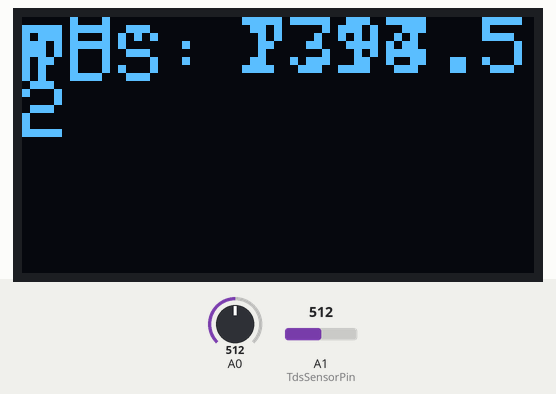
Simulated run of this sketch. Board: Arduino Uno, built with avr-gcc and run on an emulated ATmega328P. Parts: 128×64 one-colour display. Inputs (shaded band) come from the test bench; at power-on: A0 = 512, A1 (TdsSensorPin) = 512. EEPROM starts erased; what the sketch prints to the serial monitor is not drawn.

Above: at 2.9 s.
3.0 s: A0 set to 490
At 7.6 s:
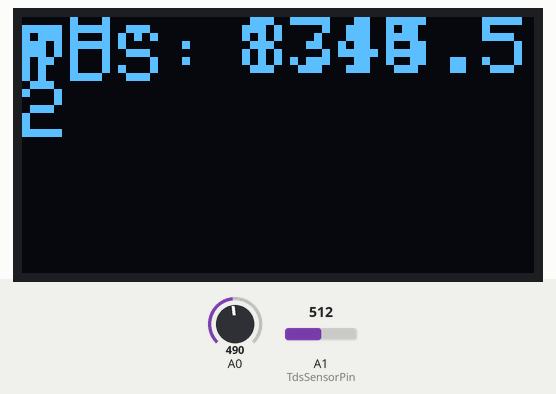
8.5 s: A1 (TdsSensorPin) set to 490
At 12.2 s:
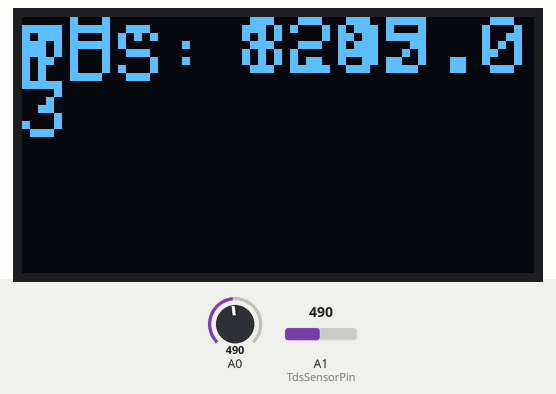
13.1 s: A0 set to 510
At 16.7 s:
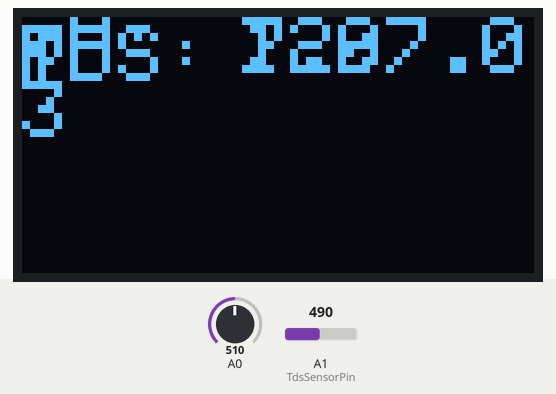
17.8 s: A1 (TdsSensorPin) set to 510
At 21.3 s:
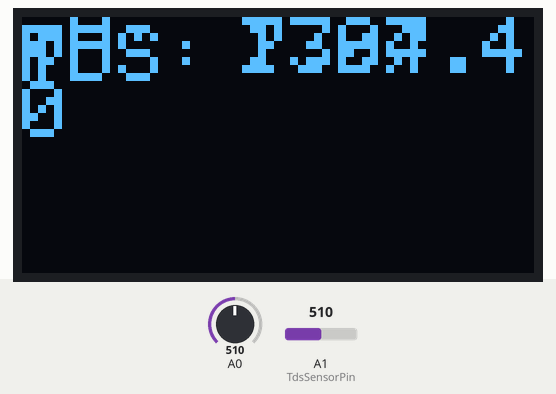
Timing chart, 0 to 22.8 s (numbered marks = the images above; inputs shaded):
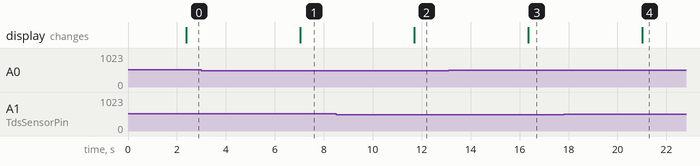

The sketch:

tdph.ino.ino
```cpp
#include <Wire.h>
#include <Adafruit_GFX.h>
#include <Adafruit_SSD1306.h>
#include <SimpleTimer.h>

SimpleTimer timer;

float calibration_value = 21.34 - 0.7;
int phval = 0;
unsigned long int avgval;
int buffer_arr[10],temp;

float ph_act;
// for the OLED display

#define SCREEN_WIDTH 128 // OLED display width, in pixels
#define SCREEN_HEIGHT 64 // OLED display height, in pixels

#include <EEPROM.h>
#include <GravityTDS.h>

#define TdsSensorPin A1
GravityTDS gravityTds;

float temperature = 25,tdsValue = 0;

// Declaration for an SSD1306 display connected to I2C (SDA, SCL pins)
#define OLED_RESET     -1 // Reset pin # (or -1 if sharing Arduino reset pin)
Adafruit_SSD1306 display(SCREEN_WIDTH, SCREEN_HEIGHT, &Wire, OLED_RESET);

void setup()
{
  Wire.begin();
 Serial.begin(115200);
  display.begin(SSD1306_SWITCHCAPVCC, 0x3C);
  display.clearDisplay();
  display.setTextColor(WHITE);
  gravityTds.setPin(TdsSensorPin);
  gravityTds.setAref(5.0);  //reference voltage on ADC, default 5.0V on Arduino UNO
  gravityTds.setAdcRange(1024);  //1024 for 10bit ADC;4096 for 12bit ADC
  gravityTds.begin();

 unsigned long int x =500;
timer.setInterval(x);
}
void loop() {
  timer.reset(); // Initiates SimpleTimer
 for(int i=0;i<10;i++)
 {
 buffer_arr[i]=analogRead(A0);
 delay(30);
 }
 for(int i=0;i<9;i++)
 {
 for(int j=i+1;j<10;j++)
 {
 if(buffer_arr[i]>buffer_arr[j])
 {
 temp=buffer_arr[i];
 buffer_arr[i]=buffer_arr[j];
 buffer_arr[j]=temp;
 }
 }
 }
 avgval=0;
 for(int i=2;i<8;i++)
 avgval+=buffer_arr[i];
 float volt=(float)avgval*5.0/1024/7;
  ph_act = -5.70 * volt-0.5 + calibration_value;

 Serial.print("pH Val: ");
 Serial.print(ph_act);
 Serial.println("");
 delay(1000);

    // temperature = readTemperature();  //add your temperature sensor and read it
  gravityTds.setTemperature(temperature);  // set the temperature and execute temperature compensation
  gravityTds.update();  //sample and calculate
  tdsValue = gravityTds.getTdsValue();  // then get the value
  Serial.print(tdsValue,0);
  Serial.println("ppm");
  delay(1000);
   display_pHValue();
}

void display_pHValue()
{
     // display on Oled display

   // Oled display
  display.clearDisplay();
  display.setTextSize(2);
  display.setCursor(0,0); // column row
  display.print("pH:");

  display.setTextSize(2);
  display.setCursor(55, 0);
  display.print(ph_act);

  display.setTextSize(2);
  display.setCursor(0,2); // column row
  display.print("TDS:");

  display.setTextSize(2);
  display.setCursor(55, 0);
  display.print(tdsValue);
  display.display();


}
```

GravityTDS.cpp
```cpp
// (licence header left out)
#include <EEPROM.h>
#include "GravityTDS.h"

#define EEPROM_write(address, p) {int i = 0; byte *pp = (byte*)&(p);for(; i < sizeof(p); i++) EEPROM.write(address+i, pp[i]);}
#define EEPROM_read(address, p)  {int i = 0; byte *pp = (byte*)&(p);for(; i < sizeof(p); i++) pp[i]=EEPROM.read(address+i);}

GravityTDS::GravityTDS()
{
    this->pin = A1;
    this->temperature = 25.0;
    this->aref = 5.0;
    this->adcRange = 1024.0;
    this->kValueAddress = 8;
    this->kValue = 1.0;
}

GravityTDS::~GravityTDS()
{
}

void GravityTDS::setPin(int pin)
{
	this->pin = pin;
}

void GravityTDS::setTemperature(float temp)
{
	this->temperature = temp;
}

void GravityTDS::setAref(float value)
{
	this->aref = value;
}

void GravityTDS::setAdcRange(float range)
{
      this->adcRange = range;
}

void GravityTDS::setKvalueAddress(int address)
{
      this->kValueAddress = address;
}

void GravityTDS::begin()
{
	pinMode(this->pin,INPUT);
	readKValues();
}

float GravityTDS::getKvalue()
{
	return this->kValue;
}

void GravityTDS::update()
{
	this->analogValue = analogRead(this->pin);
	this->voltage = this->analogValue/this->adcRange*this->aref;
	this->ecValue=(133.42*this->voltage*this->voltage*this->voltage - 255.86*this->voltage*this->voltage + 857.39*this->voltage)*this->kValue;
	this->ecValue25  =  this->ecValue / (1.0+0.02*(this->temperature-25.0));  //temperature compensation
	this->tdsValue = ecValue25 * TdsFactor;
	if(cmdSerialDataAvailable() > 0)
        {
            ecCalibration(cmdParse());  // if received serial cmd from the serial monitor, enter into the calibration mode
        }
}

float GravityTDS::getTdsValue()
{
	return tdsValue;
}

float GravityTDS::getEcValue()
{
      return ecValue25;
}


void GravityTDS::readKValues()
{
    EEPROM_read(this->kValueAddress, this->kValue);
    if(EEPROM.read(this->kValueAddress)==0xFF && EEPROM.read(this->kValueAddress+1)==0xFF && EEPROM.read(this->kValueAddress+2)==0xFF && EEPROM.read(this->kValueAddress+3)==0xFF)
    {
      this->kValue = 1.0;   // default value: K = 1.0
      EEPROM_write(this->kValueAddress, this->kValue);
    }
}

boolean GravityTDS::cmdSerialDataAvailable()
{
  char cmdReceivedChar;
  static unsigned long cmdReceivedTimeOut = millis();
  while (Serial.available()>0)
  {
    if (millis() - cmdReceivedTimeOut > 500U)
    {
      cmdReceivedBufferIndex = 0;
      memset(cmdReceivedBuffer,0,(ReceivedBufferLength+1));
    }
    cmdReceivedTimeOut = millis();
    cmdReceivedChar = Serial.read();
    if (cmdReceivedChar == '\n' || cmdReceivedBufferIndex==ReceivedBufferLength){
		cmdReceivedBufferIndex = 0;
		strupr(cmdReceivedBuffer);
		return true;
    }else{
      cmdReceivedBuffer[cmdReceivedBufferIndex] = cmdReceivedChar;
      cmdReceivedBufferIndex++;
    }
  }
  return false;
}

byte GravityTDS::cmdParse()
{
  byte modeIndex = 0;
  if(strstr(cmdReceivedBuffer, "ENTER") != NULL)
      modeIndex = 1;
  else if(strstr(cmdReceivedBuffer, "EXIT") != NULL)
      modeIndex = 3;
  else if(strstr(cmdReceivedBuffer, "CAL:") != NULL)
      modeIndex = 2;
  return modeIndex;
}

void GravityTDS::ecCalibration(byte mode)
{
    char *cmdReceivedBufferPtr;
    static boolean ecCalibrationFinish = 0;
    static boolean enterCalibrationFlag = 0;
    float KValueTemp,rawECsolution;
    switch(mode)
    {
      case 0:
      if(enterCalibrationFlag)
         Serial.println(F("Command Error"));
      break;

      case 1:
      enterCalibrationFlag = 1;
      ecCalibrationFinish = 0;
      Serial.println();
      Serial.println(F(">>>Enter Calibration Mode<<<"));
      Serial.println(F(">>>Please put the probe into the standard buffer solution<<<"));
      Serial.println();
      break;

      case 2:
      cmdReceivedBufferPtr=strstr(cmdReceivedBuffer, "CAL:");
      cmdReceivedBufferPtr+=strlen("CAL:");
      rawECsolution = strtod(cmdReceivedBufferPtr,NULL)/(float)(TdsFactor);
      rawECsolution = rawECsolution*(1.0+0.02*(temperature-25.0));
      if(enterCalibrationFlag)
      {
         // Serial.print("rawECsolution:");
         // Serial.print(rawECsolution);
         // Serial.print("  ecvalue:");
         // Serial.println(ecValue);
          KValueTemp = rawECsolution/(133.42*voltage*voltage*voltage - 255.86*voltage*voltage + 857.39*voltage);  //calibrate in the  buffer solution, such as 707ppm(1413us/cm)@25^c
          if((rawECsolution>0) && (rawECsolution<2000) && (KValueTemp>0.25) && (KValueTemp<4.0))
          {
              Serial.println();
              Serial.print(F(">>>Confrim Successful,K:"));
              Serial.print(KValueTemp);
              Serial.println(F(", Send EXIT to Save and Exit<<<"));
              kValue =  KValueTemp;
              ecCalibrationFinish = 1;
          }
          else{
            Serial.println();
            Serial.println(F(">>>Confirm Failed,Try Again<<<"));
            Serial.println();
            ecCalibrationFinish = 0;
          }
      }
      break;

        case 3:
        if(enterCalibrationFlag)
        {
            Serial.println();
            if(ecCalibrationFinish)
            {
               EEPROM_write(kValueAddress, kValue);
               Serial.print(F(">>>Calibration Successful,K Value Saved"));
            }
            else Serial.print(F(">>>Calibration Failed"));
            Serial.println(F(",Exit Calibration Mode<<<"));
            Serial.println();
            ecCalibrationFinish = 0;
            enterCalibrationFlag = 0;
        }
        break;
    }
}
```

GravityTDS.h
```cpp
// (licence header left out)
#ifndef GRAVITY_TDS_H
#define GRAVITY_TDS_H

#include "Arduino.h"

#define ReceivedBufferLength 15
#define TdsFactor 0.5  // tds = ec / 2

class GravityTDS
{
public:
    GravityTDS();
    ~GravityTDS();

    void begin();  //initialization
    void update(); //read and calculate
    void setPin(int pin);
    void setTemperature(float temp);  //set the temperature and execute temperature compensation
    void setAref(float value);  //reference voltage on ADC, default 5.0V on Arduino UNO
    void setAdcRange(float range);  //1024 for 10bit ADC;4096 for 12bit ADC
    void setKvalueAddress(int address); //set the EEPROM address to store the k value,default address:0x08
    float getKvalue();
    float getTdsValue();
    float getEcValue();

private:
    int pin;
    float aref;  // default 5.0V on Arduino UNO
    float adcRange;
    float temperature;
    int kValueAddress;     //the address of the K value stored in the EEPROM
    char cmdReceivedBuffer[ReceivedBufferLength+1];   // store the serial cmd from the serial monitor
    byte cmdReceivedBufferIndex;

    float kValue;      // k value of the probe,you can calibrate in buffer solution ,such as 706.5ppm(1413us/cm)@25^C
    float analogValue;
    float voltage;
    float ecValue; //before temperature compensation
    float ecValue25; //after temperature compensation
    float tdsValue;

    void readKValues();
    boolean cmdSerialDataAvailable();
    byte cmdParse();
    void ecCalibration(byte mode);
};

#endif
```

Measured:
- after the input at 3.0 s, the display: changes after 4.0 s (image 1)
- after the input at 8.5 s, the display: changes after 3.2 s (image 2)
- after the input at 13.1 s, the display: changes after 3.3 s (image 3)
- after the input at 17.8 s, the display: changes after 3.2 s (image 4)
